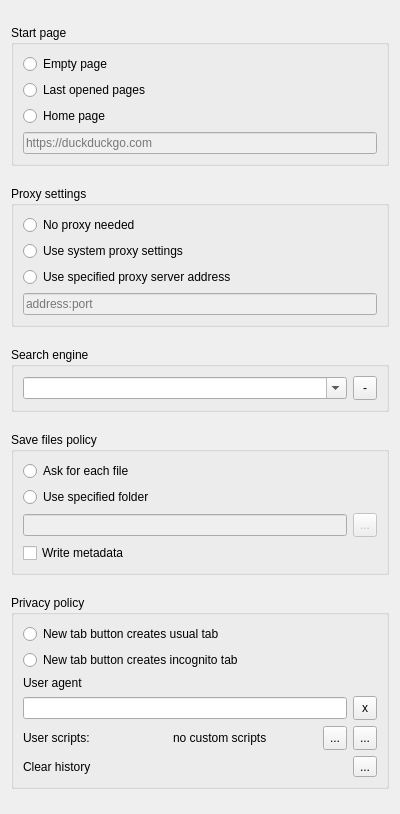
<?xml version="1.0" encoding="UTF-8"?>
<ui version="4.0">
 <class>SettingsPage</class>
 <widget class="QWidget" name="SettingsPage">
  <property name="geometry">
   <rect>
    <x>0</x>
    <y>0</y>
    <width>400</width>
    <height>814</height>
   </rect>
  </property>
  <property name="windowTitle">
   <string>Form</string>
  </property>
  <layout class="QVBoxLayout" name="verticalLayout_6">
   <item>
    <widget class="QGroupBox" name="GroupStartPage">
     <property name="sizePolicy">
      <sizepolicy hsizetype="Preferred" vsizetype="Fixed">
       <horstretch>0</horstretch>
       <verstretch>0</verstretch>
      </sizepolicy>
     </property>
     <property name="title">
      <string>Start page</string>
     </property>
     <layout class="QVBoxLayout" name="verticalLayout">
      <item>
       <widget class="QRadioButton" name="pageEmpty">
        <property name="text">
         <string>Empty page</string>
        </property>
       </widget>
      </item>
      <item>
       <widget class="QRadioButton" name="pageLast">
        <property name="text">
         <string>Last opened pages</string>
        </property>
       </widget>
      </item>
      <item>
       <widget class="QRadioButton" name="pageHome">
        <property name="text">
         <string>Home page</string>
        </property>
       </widget>
      </item>
      <item>
       <widget class="QLineEdit" name="pageAddress">
        <property name="enabled">
         <bool>false</bool>
        </property>
        <property name="text">
         <string/>
        </property>
        <property name="placeholderText">
         <string>https://duckduckgo.com</string>
        </property>
       </widget>
      </item>
     </layout>
    </widget>
   </item>
   <item>
    <widget class="QGroupBox" name="GroupProxy">
     <property name="sizePolicy">
      <sizepolicy hsizetype="Preferred" vsizetype="Fixed">
       <horstretch>0</horstretch>
       <verstretch>0</verstretch>
      </sizepolicy>
     </property>
     <property name="title">
      <string>Proxy settings</string>
     </property>
     <layout class="QVBoxLayout" name="verticalLayout_2">
      <item>
       <widget class="QRadioButton" name="proxyDisabled">
        <property name="text">
         <string>No proxy needed</string>
        </property>
       </widget>
      </item>
      <item>
       <widget class="QRadioButton" name="proxySystem">
        <property name="text">
         <string>Use system proxy settings</string>
        </property>
       </widget>
      </item>
      <item>
       <widget class="QRadioButton" name="proxyEnabled">
        <property name="text">
         <string>Use specified proxy server address</string>
        </property>
       </widget>
      </item>
      <item>
       <widget class="QLineEdit" name="proxyAdress">
        <property name="enabled">
         <bool>false</bool>
        </property>
        <property name="placeholderText">
         <string>address:port</string>
        </property>
       </widget>
      </item>
     </layout>
    </widget>
   </item>
   <item>
    <widget class="QGroupBox" name="GroupSearch">
     <property name="sizePolicy">
      <sizepolicy hsizetype="Preferred" vsizetype="Fixed">
       <horstretch>0</horstretch>
       <verstretch>0</verstretch>
      </sizepolicy>
     </property>
     <property name="title">
      <string>Search engine</string>
     </property>
     <layout class="QVBoxLayout" name="verticalLayout_3">
      <item>
       <layout class="QHBoxLayout" name="horizontalLayout">
        <property name="sizeConstraint">
         <enum>QLayout::SetDefaultConstraint</enum>
        </property>
        <item>
         <widget class="QComboBox" name="searchEngine">
          <property name="editable">
           <bool>true</bool>
          </property>
         </widget>
        </item>
        <item>
         <widget class="QToolButton" name="searchRemove">
          <property name="minimumSize">
           <size>
            <width>24</width>
            <height>24</height>
           </size>
          </property>
          <property name="toolTip">
           <string>Remove selected search engine</string>
          </property>
          <property name="text">
           <string>-</string>
          </property>
         </widget>
        </item>
       </layout>
      </item>
     </layout>
    </widget>
   </item>
   <item>
    <widget class="QGroupBox" name="GroupSave">
     <property name="sizePolicy">
      <sizepolicy hsizetype="Preferred" vsizetype="Fixed">
       <horstretch>0</horstretch>
       <verstretch>0</verstretch>
      </sizepolicy>
     </property>
     <property name="title">
      <string>Save files policy</string>
     </property>
     <layout class="QVBoxLayout" name="verticalLayout_4">
      <item>
       <widget class="QRadioButton" name="saveAsk">
        <property name="text">
         <string>Ask for each file</string>
        </property>
       </widget>
      </item>
      <item>
       <widget class="QRadioButton" name="saveSilent">
        <property name="text">
         <string>Use specified folder</string>
        </property>
       </widget>
      </item>
      <item>
       <layout class="QHBoxLayout" name="horizontalLayout_2">
        <item>
         <widget class="QLineEdit" name="savePath">
          <property name="enabled">
           <bool>false</bool>
          </property>
         </widget>
        </item>
        <item>
         <widget class="QToolButton" name="browseButton">
          <property name="enabled">
           <bool>false</bool>
          </property>
          <property name="minimumSize">
           <size>
            <width>24</width>
            <height>24</height>
           </size>
          </property>
          <property name="toolTip">
           <string>Browse filesystem to select folder</string>
          </property>
          <property name="text">
           <string>...</string>
          </property>
         </widget>
        </item>
       </layout>
      </item>
      <item>
       <widget class="QCheckBox" name="writeMetadata">
        <property name="text">
         <string>Write metadata</string>
        </property>
       </widget>
      </item>
     </layout>
    </widget>
   </item>
   <item>
    <widget class="QGroupBox" name="GroupPrivacy">
     <property name="sizePolicy">
      <sizepolicy hsizetype="Preferred" vsizetype="Fixed">
       <horstretch>0</horstretch>
       <verstretch>0</verstretch>
      </sizepolicy>
     </property>
     <property name="title">
      <string>Privacy policy</string>
     </property>
     <layout class="QVBoxLayout" name="verticalLayout_5">
      <item>
       <widget class="QRadioButton" name="privacyDefaultUsual">
        <property name="text">
         <string>New tab button creates usual tab</string>
        </property>
       </widget>
      </item>
      <item>
       <widget class="QRadioButton" name="privacyDefaultIncognito">
        <property name="text">
         <string>New tab button creates incognito tab</string>
        </property>
       </widget>
      </item>
      <item>
       <widget class="QLabel" name="label">
        <property name="text">
         <string>User agent</string>
        </property>
       </widget>
      </item>
      <item>
       <layout class="QHBoxLayout" name="horizontalLayout_3">
        <item>
         <widget class="QLineEdit" name="useragentString">
          <property name="clearButtonEnabled">
           <bool>false</bool>
          </property>
         </widget>
        </item>
        <item>
         <widget class="QToolButton" name="defaultUseragentString">
          <property name="minimumSize">
           <size>
            <width>24</width>
            <height>24</height>
           </size>
          </property>
          <property name="toolTip">
           <string>Reset user-agent string to default</string>
          </property>
          <property name="text">
           <string>x</string>
          </property>
         </widget>
        </item>
       </layout>
      </item>
      <item>
       <layout class="QHBoxLayout" name="horizontalLayout_4">
        <item>
         <widget class="QLabel" name="label_2">
          <property name="text">
           <string>User scripts:</string>
          </property>
         </widget>
        </item>
        <item>
         <widget class="QLabel" name="scriptCount">
          <property name="text">
           <string>no custom scripts</string>
          </property>
         </widget>
        </item>
        <item>
         <widget class="QToolButton" name="reloadScripts">
          <property name="minimumSize">
           <size>
            <width>24</width>
            <height>24</height>
           </size>
          </property>
          <property name="toolTip">
           <string>Reload user scripts</string>
          </property>
          <property name="text">
           <string>...</string>
          </property>
         </widget>
        </item>
        <item>
         <widget class="QToolButton" name="openScriptsFolder">
          <property name="minimumSize">
           <size>
            <width>24</width>
            <height>24</height>
           </size>
          </property>
          <property name="toolTip">
           <string>Open user scripts folder</string>
          </property>
          <property name="text">
           <string>...</string>
          </property>
         </widget>
        </item>
       </layout>
      </item>
      <item>
       <layout class="QHBoxLayout" name="horizontalLayout_5">
        <item>
         <widget class="QLabel" name="label_3">
          <property name="text">
           <string>Clear history</string>
          </property>
         </widget>
        </item>
        <item>
         <widget class="QToolButton" name="clearHistory">
          <property name="text">
           <string>...</string>
          </property>
         </widget>
        </item>
       </layout>
      </item>
     </layout>
    </widget>
   </item>
  </layout>
 </widget>
 <resources/>
 <connections>
  <connection>
   <sender>pageHome</sender>
   <signal>toggled(bool)</signal>
   <receiver>pageAddress</receiver>
   <slot>setEnabled(bool)</slot>
   <hints>
    <hint type="sourcelabel">
     <x>66</x>
     <y>96</y>
    </hint>
    <hint type="destinationlabel">
     <x>105</x>
     <y>126</y>
    </hint>
   </hints>
  </connection>
  <connection>
   <sender>proxyEnabled</sender>
   <signal>toggled(bool)</signal>
   <receiver>proxyAdress</receiver>
   <slot>setEnabled(bool)</slot>
   <hints>
    <hint type="sourcelabel">
     <x>205</x>
     <y>253</y>
    </hint>
    <hint type="destinationlabel">
     <x>219</x>
     <y>283</y>
    </hint>
   </hints>
  </connection>
  <connection>
   <sender>saveSilent</sender>
   <signal>toggled(bool)</signal>
   <receiver>savePath</receiver>
   <slot>setEnabled(bool)</slot>
   <hints>
    <hint type="sourcelabel">
     <x>168</x>
     <y>458</y>
    </hint>
    <hint type="destinationlabel">
     <x>187</x>
     <y>489</y>
    </hint>
   </hints>
  </connection>
  <connection>
   <sender>saveSilent</sender>
   <signal>toggled(bool)</signal>
   <receiver>browseButton</receiver>
   <slot>setEnabled(bool)</slot>
   <hints>
    <hint type="sourcelabel">
     <x>247</x>
     <y>458</y>
    </hint>
    <hint type="destinationlabel">
     <x>375</x>
     <y>490</y>
    </hint>
   </hints>
  </connection>
  <connection>
   <sender>defaultUseragentString</sender>
   <signal>clicked()</signal>
   <receiver>useragentString</receiver>
   <slot>clear()</slot>
   <hints>
    <hint type="sourcelabel">
     <x>362</x>
     <y>653</y>
    </hint>
    <hint type="destinationlabel">
     <x>319</x>
     <y>654</y>
    </hint>
   </hints>
  </connection>
 </connections>
</ui>
